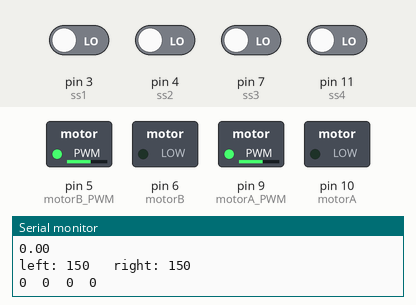
Simulated run of this sketch. Board: Arduino Uno, built with avr-gcc and run on an emulated ATmega328P. Parts: switched loads named in the sketch (green lamp = pin HIGH), the last lines printed to the serial monitor. The test bench sets the inputs (shaded band); at power-on: pin 3 (ss1), pin 4 (ss2), pin 7 (ss3), pin 11 (ss4) LOW.

Above: at 1.7 s.
1.8 s: pin 3 (ss1) driven HIGH
At 2.8 s:
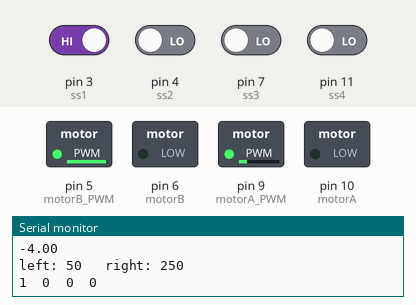
3.3 s: pin 4 (ss2) driven HIGH
At 4.4 s:
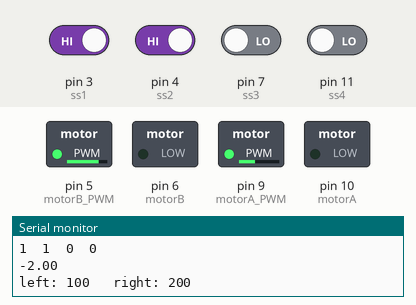
4.9 s: pin 7 (ss3) driven HIGH
At 6.1 s:
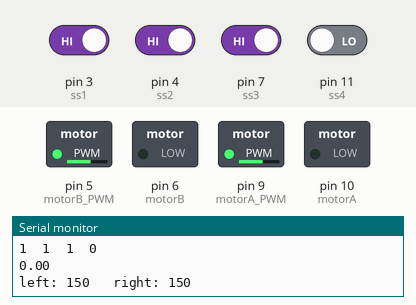
6.4 s: pin 11 (ss4) driven HIGH
At 7.5 s:
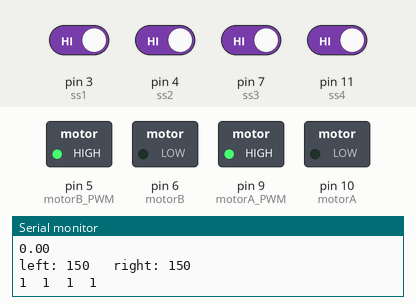
7.9 s: pin 11 (ss4) driven LOW
At 9.0 s:
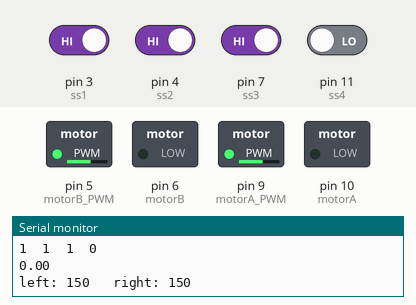
10.9 s: pin 7 (ss3) driven LOW
At 12.0 s:
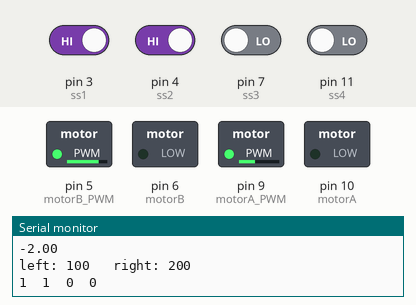
Timing chart, 0 to 13.9 s (numbered marks = the images above; inputs shaded):
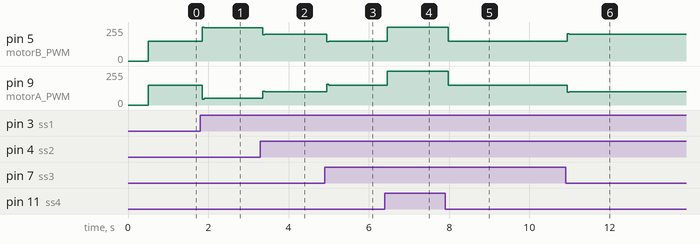

Measured:
- after the input at 1.8 s, pin 5 (motorB_PWM): 150/255 → 250/255 after 0.05 s; pin 9 (motorA_PWM): 150/255 → 50/255 after 0.05 s
- after the input at 3.3 s, pin 5 (motorB_PWM): 250/255 → 200/255 after 0.06 s; pin 9 (motorA_PWM): 50/255 → 100/255 after 0.06 s
- after the input at 4.9 s, pin 5 (motorB_PWM): 200/255 → 150/255 after 0.05 s; pin 9 (motorA_PWM): 100/255 → 150/255 after 0.05 s
- after the input at 6.4 s, pin 5 (motorB_PWM), pin 9 (motorA_PWM): 150/255 → 255/255 after 0.06 s
- after the input at 7.9 s, pin 5 (motorB_PWM), pin 9 (motorA_PWM): 255/255 → 150/255 after 0.07 s
- after the input at 10.9 s, pin 5 (motorB_PWM): 150/255 → 200/255 after 0.05 s; pin 9 (motorA_PWM): 150/255 → 100/255 after 0.05 s

The sketch:

line_follower2.0.ino
```cpp
#define motorA_PWM    9                              //red red-red
#define motorA        10                             //black black-black
#define motorB_PWM    5                              //red red-red
#define motorB        6                              //black black-black

int line;
int outline;

const float KP = 25;
const float KD = 2;
const float KI = 0.6;
float error = 0, P = 0, I = 0, D = 0, PID_value = 0;
float previous_error = 0, previous_I = 0;
int sensor[4] = { 0,0,0,0 };
int initial_motor_speed = 150;
bool isClimbing = 0;

const int ss1 = 3;  // sensor 1
const int ss2 = 4;  // sensor 2
const int ss3 = 7;  // sensor 3
const int ss4 = 11; // sensor 4

void read_sensor_values(void);
void calculate_pid(void);
void motor_control(void);

void setup() {
	// put your setup code here, to run once:
	Serial.begin(9600);
	pinMode(motorA_PWM, OUTPUT);
	pinMode(motorA, OUTPUT);
	pinMode(motorB_PWM, OUTPUT);
	pinMode(motorB, OUTPUT);

	pinMode(ss1, INPUT);
	pinMode(ss2, INPUT);
	pinMode(ss3, INPUT);
	pinMode(ss4, INPUT);
	delay(500);
}

void loop() {
	// put your main code here, to run repeatedly:
	read_sensor_values();
	calculate_pid();
	motor_control();
}

void read_sensor_values()
{
	line = 1;
	outline = 0;
	isClimbing = 0;

	sensor[0] = digitalRead(ss1);
	sensor[1] = digitalRead(ss2);
	sensor[2] = digitalRead(ss3);
	sensor[3] = digitalRead(ss4);
	Serial.print(sensor[0]);
	Serial.print("  ");
	Serial.print(sensor[1]);
	Serial.print("  ");
	Serial.print(sensor[2]);
	Serial.print("  ");
	Serial.print(sensor[3]);
	Serial.print("  ");
	Serial.println();

	if ((sensor[0] == outline) && (sensor[1] == outline) && (sensor[2] == outline) && (sensor[3] == line))
		error = 4;

	else if ((sensor[0] == line) && (sensor[1] == outline) && (sensor[2] == outline) && (sensor[4] == outline))
		error = -4;

	if((sensor[0]==outline)&&(sensor[1]==outline)&&(sensor[2]==line)&&(sensor[3]==line))
	    error=2;
	else if((sensor[0]==line)&&(sensor[1]==line)&&(sensor[2]==outline)&&(sensor[3]==outline))
     	error=-2;

	/*if ((sensor[0] == outline) && (sensor[1] == outline) && (sensor[2] == outline) && (sensor[3] == line) && (sensor[4] == outline))
		error = 2;
	else if ((sensor[0] == outline) && (sensor[1] == line) && (sensor[2] == outline) && (sensor[3] == outline) && (sensor[4] == outline))
		error = -2;*/

	if ((sensor[0] == outline) && (sensor[1] == line) && (sensor[2] == line) && (sensor[3] == line))
		error = 1;
	else if ((sensor[0] == line) && (sensor[1] == line) && (sensor[2] == line) && (sensor[3] == outline))
		error = -1;

	if ((sensor[1] == line) && (sensor[2] == line))
		error = 0;

	if ((sensor[0] == line) && (sensor[1] == line) && (sensor[2] == line) && (sensor[3] == line))
	{
		isClimbing = 1;
		error = 0, P = 0, I = 0, D = 0, PID_value = 0;
		previous_error = 0, previous_I = 0;
	}

	Serial.println(error);
}

void calculate_pid()
{
	P = error;
	I = I + previous_I;
	D = error - previous_error;

	PID_value = (KP*P) + (KI*I) + (KD*D);

	previous_I = I;
	previous_error = error;
}

void motor_control()
{
	int left_motor_speed;
	int right_motor_speed;

	left_motor_speed = initial_motor_speed + PID_value;
	right_motor_speed = initial_motor_speed - PID_value;
	Serial.print("left: ");
	Serial.print(left_motor_speed);
	Serial.print("   ");
	Serial.print("right: ");
	Serial.println(right_motor_speed);

	if (left_motor_speed < 0)
		left_motor_speed = 0;
	if (right_motor_speed < 0)
		right_motor_speed = 0;
	if (left_motor_speed > 255)
		left_motor_speed = 255;
	if (right_motor_speed > 255)
		right_motor_speed = 255;

	if(isClimbing)
	{
		analogWrite(motorA_PWM, 255);
		analogWrite(motorB_PWM, 255);
	}
	else
	{
		analogWrite(motorA_PWM, left_motor_speed);
		analogWrite(motorB_PWM, right_motor_speed);
	}

	digitalWrite(motorA, LOW);
	digitalWrite(motorB, LOW);
}

void stopMotors() {
	analogWrite(motorA_PWM, 0);
	analogWrite(motorB_PWM, 0);
}
```
